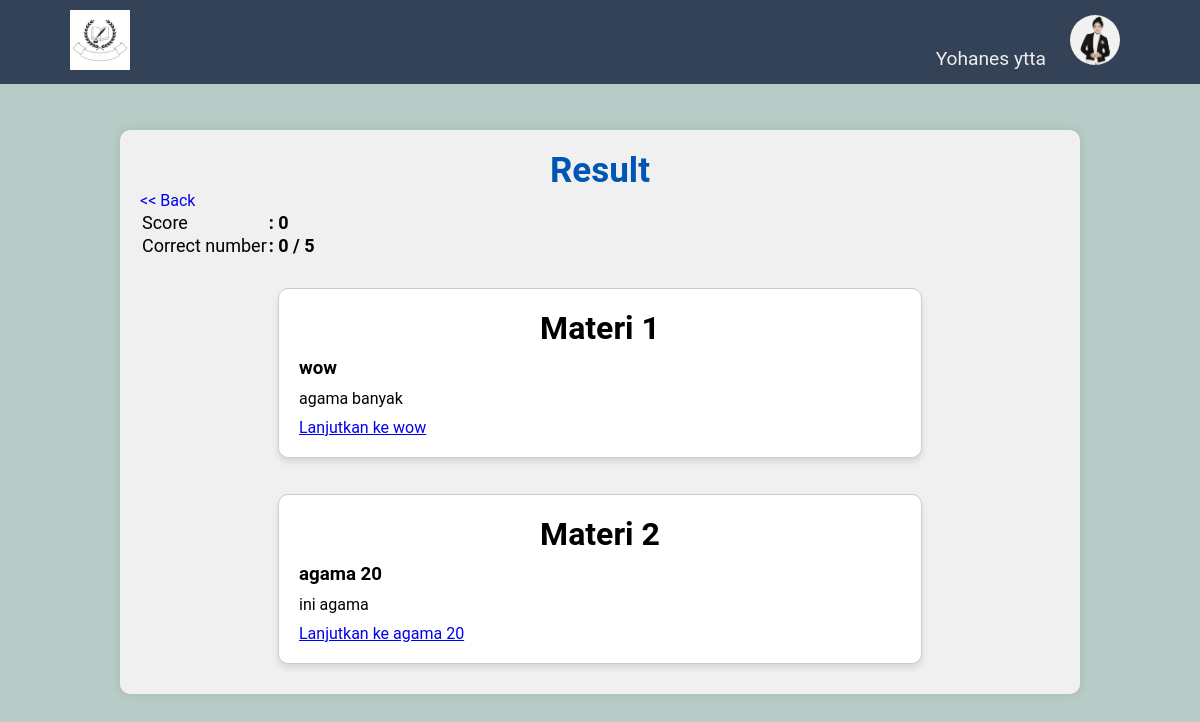
The page /studentpage/result.php?id=1 (signed in) on the database its author committed.
### tables this page shows
CREATE TABLE `chapter` (
  `id_course` int(11) NOT NULL,
  `id_chapter` int(11) NOT NULL,
  `chapter_name` varchar(255) NOT NULL,
  `chap_desc` mediumtext NOT NULL,
  `chapter_content` longtext NOT NULL,
  `chapter_ppt` varchar(200) DEFAULT NULL,
  `chapter_gdrive` varchar(200) DEFAULT NULL
);

### studentpage/result.php (the view, shortened to what this page needs)
<!DOCTYPE html>
<html lang="en">
<head>
    <link rel="stylesheet" href="../css/quiz_new.css">
</head>
<?php require_once '../misc/studentcomp.php'; ?>
<body>
    <div class="result">
        <div class="quiz-container">
            <div class="question-container">
                <h2 style="text-align: center;">Result</h2>
                <div class="recomendation">
                    <a href="../studentpage/mainpage.php" class="back-to-menu-Student"><< Back</a>
                    <?php
                    $course_id = $_GET['id'];
                    $ses_id = $_SESSION['student'];
                    $profile_query = "SELECT * FROM user WHERE name = '$ses_id'";
                    $get_profile_result = mysqli_query($con, $profile_query);
                    $profile_id = mysqli_fetch_assoc($get_profile_result);
                    $get_profile_id = $profile_id['id_user'];
                    $get_answer_query = mysqli_query($con, "SELECT * FROM student_answer WHERE id_user = '$get_profile_id'");
                    $id = $_GET['id'];
                    $get_query_quiz = mysqli_query($con, "SELECT * FROM quiz WHERE id_course = '$id'");
                    $total_question = mysqli_num_rows($get_query_quiz);
                    if ($get_answer_query && $get_query_quiz) {
                        $total_correct = 0;
                    }
                    $gTotal = $total_correct * 100;
                    $final_score = $gTotal / $total_question;
                    ?>
                    <table>
                        <tr>
                            <?php
                            echo '<td class="label">Score </td>';
                            echo '<td class="value">: ' . $final_score . ' </td>';
                            ?>
                        </tr>
                        <tr>
                            <?php
                            echo '<td class="label">Correct number</td>';
                            echo '<td class="value">: ' . $total_correct . ' / ' . $total_question . '</td>'
                            ?>
                        </tr>
                    </table>
                </div>
            </div>
            <div class="allcontainer">
                <?php
                $no = 1;
                $ses_id = $_SESSION['student'];
                $profile_query = "SELECT * FROM user WHERE name = '$ses_id'";
                $get_profile_result = mysqli_query($con, $profile_query);
                $profile_id = mysqli_fetch_assoc($get_profile_result);
                $get_profile_id = $profile_id['id_user'];
                $wrong_answer_query = "SELECT * FROM wrong_answer WHERE id_user = '$get_profile_id' AND id_course = '$course_id'";
                $get_wrong_answer_result = mysqli_query($con, $wrong_answer_query);
                $id_chapters = array();
                while ($wrong_answer = mysqli_fetch_assoc($get_wrong_answer_result)) {
                    $id_chapters[] = $wrong_answer['id_chapter'];
                }
                foreach ($id_chapters as $id_chapter) {
                    $chapter_query = "SELECT * FROM chapter WHERE id_chapter = '$id_chapter' ORDER BY id_chapter";
                    $get_chapter = mysqli_query($con, $chapter_query);
                    $fetch_chapter = mysqli_fetch_assoc($get_chapter);
                    $fetch_course = $fetch_chapter['id_course'];
                    $course_query = "SELECT * FROM course WHERE id_course = '$fetch_course'";
                    $get_course = mysqli_query($con, $course_query);
                    $fetch_course_name = mysqli_fetch_assoc($get_course);
                    if ($fetch_chapter) {
                        $chapter_name = $fetch_chapter['chapter_name'];
                        $course_name = $fetch_course_name['course_name'];
                        echo '
                            <div class="recom-container">
                                <div class="course-box">
                                    <h1> Materi ' . $no . '</h1>
                                    <h3>' . $chapter_name . '</h3>
                                    <p>' . $fetch_chapter['chap_desc'] . '</p>
                                    <a href="chapter.php?id_chap=' . $fetch_chapter['id_chapter'] . '" class="linkBtn">Lanjutkan ke ' . $chapter_name . '</a>
                                </div>
                            </div>';
                        $no++;
                    }
                    $delete_score = "DELETE FROM score WHERE id_user = '$get_profile_id' AND id_course = '$fetch_course'";
                    mysqli_query($con, $delete_score);
                    $insert_score = "INSERT INTO score (id_user, id_course, course_name, score) VALUES ('$get_profile_id', '$fetch_course', '$course_name', '$final_score')";
                    mysqli_query($con, $insert_score);
                }
                ?>
            </div>
        </div>
</body>
</html>

### css/quiz_new.css (style rules this page uses)
* { font-family: 'Roboto', sans-serif; }
html { background-color: #b7ccc6; }
h1 { text-align: center; }
.allcontainer { margin-top: 0vh; }
.recom-container { display: flex; justify-content: center; align-items: center; height: auto; background-color: #f0f0f0; margin-top: 2vh; }
.recom-container:first-child { margin-top: 0; }
.course-box { width: 70%; background-color: #fff; padding: 20px; border: 1px solid #ccc; border-radius: 10px; box-shadow: 0 4px 6px rgba(0, 0, 0, 0.1); text-align: left; margin-bottom: 10px; margin-top: 10px; }
.course-box h1, .course-box h3, .course-box p { margin-bottom: 10px; }
.quiz-container { width: 80%; background-color: #f0f0f0; padding: 20px; border-radius: 10px; box-shadow: 0 0 10px rgba(0, 0, 0, 0.1); margin-top: 120px; margin-bottom: 30px; }
.question-container { margin-bottom: 20px; }
.result { display: flex; justify-content: center; align-items: center; margin-top: 10px; }
.result h2 { font-size: 35px; color: #0056b3; }
.label { font-size: 18px; }
.value { font-size: 18px; font-weight: bold; }
.back-to-menu-Student { text-decoration: none; }

### css/student_MainPageNew.css (style rules this page uses)
* { margin: 0; padding: 0; box-sizing: border-box; font-family: 'Roboto', sans-serif; }

### rows shown on the page
chapter: chapter_name "wow", chap_desc "agama banyak"
chapter: chapter_name "agama 20", chap_desc "ini agama"

### other values the page prints
$_SESSION['student'] "Yohanes ytta"
$final_score "0"
$total_correct "0"
$total_question "5"
